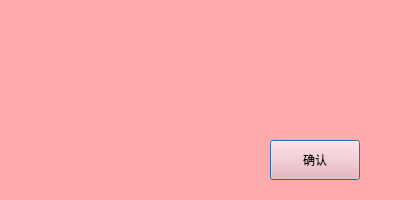
<?xml version="1.0" encoding="UTF-8"?>
<ui version="4.0">
 <class>MessageBox</class>
 <widget class="QDialog" name="MessageBox">
  <property name="geometry">
   <rect>
    <x>0</x>
    <y>0</y>
    <width>420</width>
    <height>200</height>
   </rect>
  </property>
  <property name="minimumSize">
   <size>
    <width>420</width>
    <height>200</height>
   </size>
  </property>
  <property name="maximumSize">
   <size>
    <width>420</width>
    <height>200</height>
   </size>
  </property>
  <property name="windowTitle">
   <string/>
  </property>
  <property name="styleSheet">
   <string notr="true">background-color: rgb(255, 170, 173);</string>
  </property>
  <widget class="QPushButton" name="confirm_btn">
   <property name="geometry">
    <rect>
     <x>270</x>
     <y>140</y>
     <width>90</width>
     <height>40</height>
    </rect>
   </property>
   <property name="font">
    <font>
     <family>方正小标宋简体</family>
     <pointsize>9</pointsize>
    </font>
   </property>
   <property name="text">
    <string>确认</string>
   </property>
  </widget>
  <widget class="QLabel" name="text_lbl">
   <property name="geometry">
    <rect>
     <x>30</x>
     <y>40</y>
     <width>360</width>
     <height>80</height>
    </rect>
   </property>
   <property name="font">
    <font>
     <family>方正小标宋简体</family>
     <pointsize>10</pointsize>
    </font>
   </property>
   <property name="text">
    <string/>
   </property>
   <property name="alignment">
    <set>Qt::AlignCenter</set>
   </property>
  </widget>
 </widget>
 <resources/>
 <connections/>
</ui>
